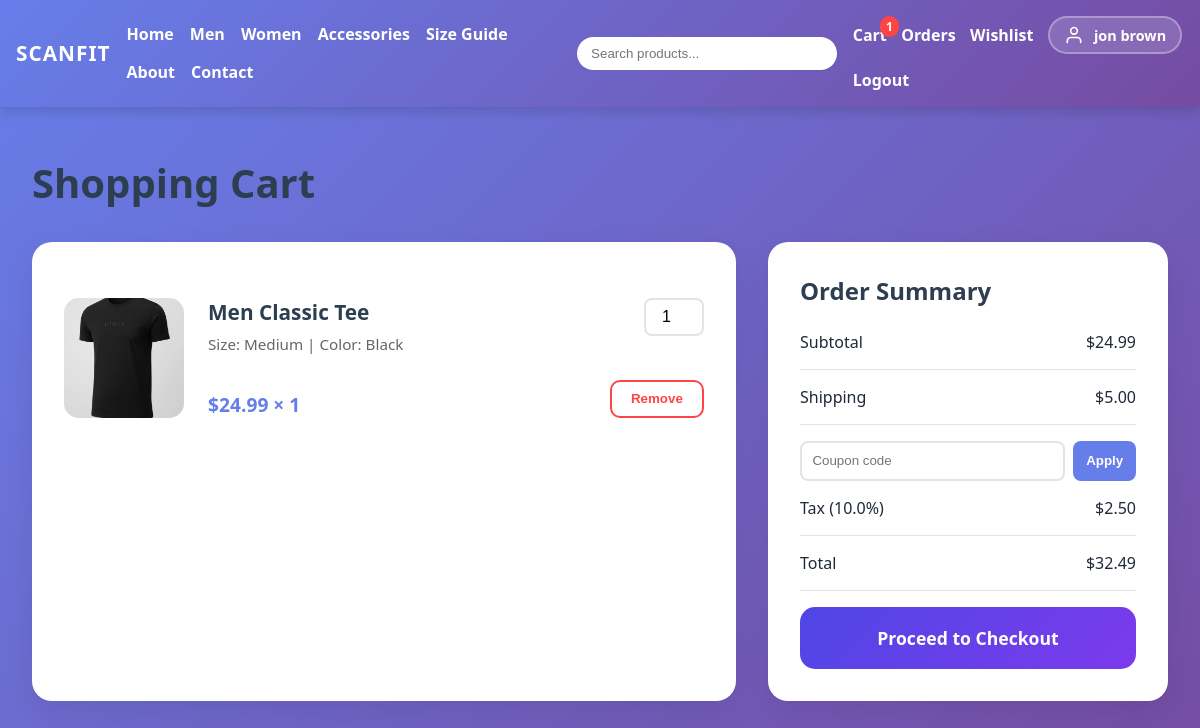
/cart.php (signed in), run on the app's committed database.
### tables this page shows
CREATE TABLE `customer` (
  `customer_id` int NOT NULL AUTO_INCREMENT,
  `first_name` varchar(100) NOT NULL,
  `last_name` varchar(100) NOT NULL,
  `email` varchar(255) NOT NULL,
  `phone` varchar(20) DEFAULT NULL,
  `password_hash` varchar(255) NOT NULL,
  `failed_login_attempts` int NOT NULL DEFAULT '0',
  `account_locked` tinyint(1) NOT NULL DEFAULT '0',
  `account_blocked` tinyint(1) NOT NULL DEFAULT '0',
  `password_reset_required` tinyint(1) NOT NULL DEFAULT '0',
  `theme_preference` varchar(32) NOT NULL DEFAULT 'default',
  `profile_image` varchar(255) DEFAULT NULL,
  `theme_custom_json` text,
  `google_sub` varchar(191) DEFAULT NULL,
  `email_verified` tinyint(1) NOT NULL DEFAULT '0',
  `email_verification_token` varchar(255) DEFAULT NULL,
  `email_verification_expires_at` datetime DEFAULT NULL,
  `terms_version` varchar(32) DEFAULT NULL,
  `terms_accepted_at` datetime DEFAULT NULL,
  `terms_accepted_ip` varchar(45) DEFAULT NULL,
  `terms_accepted_user_agent` varchar(255) DEFAULT NULL,
  `mfasecret` varchar(32) DEFAULT NULL,
  `mfaenabled` tinyint(1) DEFAULT '0',
  `mfabackupcodes` json DEFAULT NULL,
  `created_at` timestamp NULL DEFAULT CURRENT_TIMESTAMP,
  `updated_at` timestamp NULL DEFAULT CURRENT_TIMESTAMP ON UPDATE CURRENT_TIMESTAMP,
  PRIMARY KEY (`customer_id`),
   
  UNIQUE KEY `email` (`email`),
  UNIQUE KEY `uniq_customer_google_sub` (`google_sub`)
);

CREATE TABLE `cart` (
  `cart_id` int NOT NULL AUTO_INCREMENT,
  `customer_id` int NOT NULL,
  `status` enum('ACTIVE','COMPLETED','ABANDONED') DEFAULT 'ACTIVE',
  `created_at` timestamp NULL DEFAULT CURRENT_TIMESTAMP,
  `updated_at` timestamp NULL DEFAULT CURRENT_TIMESTAMP ON UPDATE CURRENT_TIMESTAMP,
  PRIMARY KEY (`cart_id`),
  KEY `customer_id` (`customer_id`),
   
  CONSTRAINT `cart_ibfk_1` FOREIGN KEY (`customer_id`) REFERENCES `customer` (`customer_id`) ON DELETE CASCADE
);

CREATE TABLE `product` (
  `product_id` int NOT NULL AUTO_INCREMENT,
  `name` varchar(255) NOT NULL,
  `sku` varchar(100) NOT NULL,
  `description` text,
  `base_price` decimal(10,2) NOT NULL,
  `status` enum('ACTIVE','INACTIVE','OUT_OF_STOCK') DEFAULT 'ACTIVE',
  `created_at` timestamp NULL DEFAULT CURRENT_TIMESTAMP,
  `updated_at` timestamp NULL DEFAULT CURRENT_TIMESTAMP ON UPDATE CURRENT_TIMESTAMP,
  PRIMARY KEY (`product_id`),
   
  UNIQUE KEY `sku` (`sku`)
);

CREATE TABLE `cartitem` (
  `cart_item_id` int NOT NULL AUTO_INCREMENT,
  `cart_id` int NOT NULL,
  `variant_id` int NOT NULL,
  `quantity` int DEFAULT '1',
  `added_at` timestamp NULL DEFAULT CURRENT_TIMESTAMP,
  PRIMARY KEY (`cart_item_id`),
  KEY `cart_id` (`cart_id`),
  KEY `variant_id` (`variant_id`),
   
  CONSTRAINT `cartitem_ibfk_1` FOREIGN KEY (`cart_id`) REFERENCES `cart` (`cart_id`) ON DELETE CASCADE,
   
  CONSTRAINT `cartitem_ibfk_2` FOREIGN KEY (`variant_id`) REFERENCES `productvariant` (`variant_id`) ON DELETE CASCADE
);

### functions.php (called while the page is built, shortened)
<?php
require_once 'Connectdb.php';
function isLoggedIn(): bool
{
    return isset($_SESSION['customer_id']) && !empty($_SESSION['customer_id']);
}
function getCustomerId(): int
{
    return isset($_SESSION['customer_id']) ? (int)$_SESSION['customer_id'] : 0;
}
function getStorePricingConfig(): array
{
    $shipping = (float)(getenv('SCANFIT_FLAT_SHIPPING_USD') ?: 5.00);
    $taxRate = (float)(getenv('SCANFIT_TAX_RATE') ?: 0.10);
    return [
        'flat_shipping' => max(0, $shipping),
        'tax_rate' => max(0, $taxRate),
    ];
}
function normalizeCouponCode(string $code): string
{
    return strtoupper(trim($code));
}
function getActiveCartCoupon(float $subtotal): array
{
    $code = normalizeCouponCode((string)($_SESSION['cart_coupon_code'] ?? ''));
    $coupon = $code !== '' ? getCouponByCode($code) : null;
    if (!$coupon) {
        return ['coupon' => null, 'discount' => 0.0, 'code' => ''];
    }
    $discount = calculateCouponDiscount($coupon, $subtotal);
    return ['coupon' => $coupon, 'discount' => $discount, 'code' => (string)$coupon['code']];
}
function getCustomerInfo(int $customerId): ?array
{
    global $conn;
    $sql  = "SELECT * FROM customer WHERE customer_id = ? LIMIT 1";
    $stmt = mysqli_prepare($conn, $sql);
    mysqli_stmt_bind_param($stmt, 'i', $customerId);
    mysqli_stmt_execute($stmt);
    $res = mysqli_stmt_get_result($stmt);
    return mysqli_fetch_assoc($res) ?: null;
}
function getCartItems(int $customerId)
{
    global $conn;
    $sql = "
        SELECT
            ci.cart_item_id,
            ci.quantity,
            ci.variant_id,
            ca.cart_id,
            pv.stock_quantity,
            pv.price_adjustment,
            p.name  AS product_name,
            p.sku   AS product_sku,
            p.base_price,
            s.name  AS size_name,
            c.name  AS colour_name
        FROM cart ca
        INNER JOIN cartitem      ci ON ca.cart_id = ci.cart_id
        INNER JOIN productvariant pv ON ci.variant_id = pv.variant_id
        INNER JOIN product        p  ON pv.product_id = p.product_id
        LEFT JOIN size   s          ON pv.size_id   = s.size_id
        LEFT JOIN colour c          ON pv.colour_id = c.colour_id
        WHERE ca.customer_id = ?
          AND ca.status = 'ACTIVE'
        ORDER BY ci.added_at DESC
    ";
    $stmt = mysqli_prepare($conn, $sql);
    mysqli_stmt_bind_param($stmt, 'i', $customerId);
    mysqli_stmt_execute($stmt);
    return mysqli_stmt_get_result($stmt);
}
function getCartTotal(int $customerId): float
{
    global $conn;
    $sql = "
        SELECT
            IFNULL(SUM( (p.base_price + IFNULL(pv.price_adjustment,0)) * ci.quantity ), 0) AS total
        FROM cart ca
        INNER JOIN cartitem      ci ON ca.cart_id = ci.cart_id
        INNER JOIN productvariant pv ON ci.variant_id = pv.variant_id
        INNER JOIN product        p  ON pv.product_id = p.product_id
        WHERE ca.customer_id = ?
          AND ca.status = 'ACTIVE'
    ";
    $stmt = mysqli_prepare($conn, $sql);
    mysqli_stmt_bind_param($stmt, 'i', $customerId);
    mysqli_stmt_execute($stmt);
    $res = mysqli_stmt_get_result($stmt);
    $row = mysqli_fetch_assoc($res);
    return isset($row['total']) ? (float)$row['total'] : 0.0;
}
function getCartItemCount(int $customerId): int
{
    global $conn;
    $sql = "
        SELECT IFNULL(SUM(ci.quantity), 0) AS total_items
        FROM cart ca
        INNER JOIN cartitem ci ON ca.cart_id = ci.cart_id
        WHERE ca.customer_id = ? AND ca.status = 'ACTIVE'
    ";
    $stmt = mysqli_prepare($conn, $sql);
    mysqli_stmt_bind_param($stmt, 'i', $customerId);
    mysqli_stmt_execute($stmt);
    $res = mysqli_stmt_get_result($stmt);
    $row = mysqli_fetch_assoc($res);
    return isset($row['total_items']) ? (int)$row['total_items'] : 0;
}
?>

### cart.php (the view, shortened to what this page needs)
<?php
require_once 'functions.php';
$customerId = getCustomerId();
$cartItems = getCartItems($customerId);
$cartTotal = getCartTotal($customerId);
$pricingConfig = getStorePricingConfig();
$shippingCost = $pricingConfig['flat_shipping'];
$taxRate = $pricingConfig['tax_rate'];
$couponState = getActiveCartCoupon($cartTotal);
$couponDiscount = $couponState['discount'];
$taxableSubtotal = max(0, $cartTotal - $couponDiscount);
?>
<!DOCTYPE html>
<html lang="en">
<head>
</head>
<body>
<?php include 'navbar.php'; ?>
<div class="container">
    <h1>Shopping Cart</h1>
    <?php if (mysqli_num_rows($cartItems) > 0): ?>
        <div class="cart-grid">
            <div class="cart-items">
                <?php while ($item = mysqli_fetch_assoc($cartItems)): ?>
                    <div class="cart-item">
                        <div class="item-image">
                            <img src="images/<?php echo htmlspecialchars($item['product_sku']); ?>.jpg"
                                 alt="<?php echo htmlspecialchars($item['product_name']); ?>"
                                 onerror="this.src='https://via.placeholder.com/120/f8f9fa/999?text=👕'">
                        </div>
                        <div class="item-details">
                            <div>
                                <div class="item-name"><?php echo htmlspecialchars($item['product_name']); ?></div>
                                <div class="item-variant">
                                    <?php
                                    $variant = [];
                                    if (!empty($item['size_name'])) $variant[] = 'Size: ' . $item['size_name'];
                                    if (!empty($item['colour_name'])) $variant[] = 'Color: ' . $item['colour_name'];
                                    echo htmlspecialchars(implode(' | ', $variant));
                                    ?>
                                </div>
                            </div>
                            <div class="item-price">
                                $<?php echo number_format($item['base_price'] + ($item['price_adjustment'] ?? 0), 2); ?>
                                × <?php echo $item['quantity']; ?>
                            </div>
                        </div>
                        <div class="item-actions">
                            <form method="POST" style="margin:0">
                                <div class="quantity-control">
                                    <input type="number" name="quantity" value="<?php echo $item['quantity']; ?>"
                                           min="1" max="<?php echo $item['stock_quantity']; ?>"
                                           onchange="this.form.submit()">
                                </div>
                            </form>
                            <form method="POST" style="margin:0">
                                <button type="submit" class="remove-btn">Remove</button>
                            </form>
                        </div>
                    </div>
                <?php endwhile; ?>
            </div>
            <div class="cart-summary">
                <div class="summary-title">Order Summary</div>
                <div class="summary-row">
                    <span>Subtotal</span>
                    <span>$<?php echo number_format($cartTotal, 2); ?></span>
                </div>
                <div class="summary-row">
                    <span>Shipping</span>
                    <span>$<?php echo number_format($shippingCost, 2); ?></span>
                </div>
                <form method="POST" class="coupon-form">
                    <?php if ($couponState['coupon']): ?>
                        <input type="hidden" name="action" value="remove_coupon">
                        <input type="text" value="<?php echo htmlspecialchars($couponState['code']); ?> applied" disabled>
                        <button type="submit" class="coupon-remove">Remove</button>
                    <?php else: ?>
                        <input type="text" name="coupon_code" placeholder="Coupon code">
                        <button type="submit">Apply</button>
                    <?php endif; ?>
                </form>
                <div class="summary-row">
                    <span>Tax (<?php echo number_format($taxRate * 100, 1); ?>%)</span>
                    <span>$<?php echo number_format($taxableSubtotal * $taxRate, 2); ?></span>
                </div>
                <div class="summary-row">
                    <span>Total</span>
                    <span>$<?php echo number_format($taxableSubtotal + $shippingCost + ($taxableSubtotal * $taxRate), 2); ?></span>
                </div>
                <a href="checkout.php" class="checkout-btn" style="text-decoration:none;display:block;text-align:center">
                    Proceed to Checkout
                </a>
            </div>
        </div>
    <?php endif; ?>
</div>
</body>
</html>

### navbar.php (shortened to what this page needs)
<?php
$cartCount    = 0;
$customerInfo = null;
$navGradient  = 'linear-gradient(135deg,#667eea 0%,#764ba2 100%)';
if (isLoggedIn()) {
    $customerId   = getCustomerId();
    $cartCount    = getCartItemCount($customerId);
    $customerInfo = getCustomerInfo($customerId);
    $themePreference = $customerInfo['theme_preference'] ?? 'default';
    $themeGradients = [
        'default' => 'linear-gradient(135deg,#667eea 0%,#764ba2 100%)',
        'ocean'   => 'linear-gradient(135deg,#0ea5e9 0%,#0369a1 100%)',
        'forest'  => 'linear-gradient(135deg,#16a34a 0%,#166534 100%)',
        'sunset'  => 'linear-gradient(135deg,#f97316 0%,#b91c1c 100%)',
        'slate'   => 'linear-gradient(135deg,#334155 0%,#0f172a 100%)',
    ];
    if (isset($themeGradients[$themePreference])) {
        $navGradient = $themeGradients[$themePreference];
    }
}
?>
<nav class="sf-nav" style="background:<?php echo htmlspecialchars($navGradient); ?>">
    <div class="sf-nav-shell">
        <a href="index.php" class="sf-brand">
            SCANFIT
        </a>
        <div class="sf-nav-panel" id="sf-nav-panel">
            <div class="sf-nav-links">
                <a href="index.php" class="sf-link">Home</a>
                <a href="men.php" class="sf-link">Men</a>
                <a href="womens.php" class="sf-link">Women</a>
                <a href="accessories.php" class="sf-link">Accessories</a>
                <a href="bmi_calculator.php" class="sf-link">Size Guide</a>
                <a href="about.php" class="sf-link">About</a>
                <a href="contact.php" class="sf-link">Contact</a>
            </div>
            <form method="GET" action="search.php" class="sf-search">
                <input type="text" name="q" placeholder="Search products..."
                       class="sf-search-input"
                       required>
            </form>
            <div class="sf-nav-actions">
                <?php if (isLoggedIn()): ?>
                    <a href="cart.php" class="sf-link sf-cart">
                        Cart
                        <?php if ($cartCount > 0): ?>
                            <span class="sf-cart-count"><?php echo $cartCount; ?></span>
                        <?php endif; ?>
                    </a>
                    <a href="orders.php" class="sf-link">Orders</a>
                    <a href="wishlist.php" class="sf-link">Wishlist</a>
                    <a href="settings.php#saved-sizes" style="text-decoration:none;">
                        <div class="sf-pill">
                            <?php if (!empty($customerInfo['profile_image'])): ?>
                                <img
                                    src="<?php echo htmlspecialchars($customerInfo['profile_image']); ?>"
                                    alt="Profile"
                                    class="sf-profile-img"
                                >
                            <?php else: ?>
                                <svg width="20" height="20" viewBox="0 0 24 24" fill="none"
                                     stroke="#fff" stroke-width="2" stroke-linecap="round" stroke-linejoin="round">
                                    <path d="M20 21v-2a4 4 0 0 0-4-4H8a4 4 0 0 0-4 4v2"></path>
                                    <circle cx="12" cy="7" r="4"></circle>
                                </svg>
                            <?php endif; ?>
                            <span class="sf-pill-name">
                                <?php
                                    if ($customerInfo) {
                                        echo htmlspecialchars($customerInfo['first_name'] . ' ' . $customerInfo['last_name']);
                                    } else {
                                        echo 'Profile';
                                    }
                                ?>
                            </span>
                        </div>
                    </a>
                    <a href="logout.php" class="sf-link">Logout</a>
                <?php else: ?>
                    <a href="login.php" class="sf-link">Login</a>
                    <a href="register.php" class="sf-signup">Sign Up</a>
                <?php endif; ?>
            </div>
        </div>
    </div>
</nav>

### data on the page
customer: first_name+last_name "jon brown"
cart: product.sku (picture), product.name "Men Classic Tee", variant "Size: Medium | Color: Black", product.base_price "24.99", cartitem.quantity "1", quantity "1"

### other printed values
$cartCount "1"
$cartTotal "24.99"
$shippingCost "5.00"
$taxRate * 100 "10.0"
$taxableSubtotal * $taxRate "2.50"
$taxableSubtotal + $shippingCost + ($taxableSubtotal * $taxRate) "32.49"
